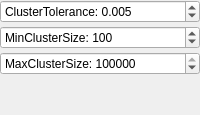
         <widget class="QWidget" name="EuclideanClusterExtraction">
          <layout class="QVBoxLayout" name="verticalLayout_4">
           <property name="spacing">
            <number>3</number>
           </property>
           <property name="leftMargin">
            <number>0</number>
           </property>
           <property name="topMargin">
            <number>0</number>
           </property>
           <property name="rightMargin">
            <number>0</number>
           </property>
           <property name="bottomMargin">
            <number>0</number>
           </property>
           <item>
            <widget class="QDoubleSpinBox" name="dspin_tolerance">
             <property name="sizePolicy">
              <sizepolicy hsizetype="Ignored" vsizetype="Fixed">
               <horstretch>0</horstretch>
               <verstretch>0</verstretch>
              </sizepolicy>
             </property>
             <property name="maximumSize">
              <size>
               <width>16777215</width>
               <height>24</height>
              </size>
             </property>
             <property name="toolTip">
              <string>Set the spatial cluster tolerance as a measure in the L2 Euclidean space</string>
             </property>
             <property name="prefix">
              <string>ClusterTolerance: </string>
             </property>
             <property name="decimals">
              <number>3</number>
             </property>
             <property name="maximum">
              <double>999999.000000000000000</double>
             </property>
             <property name="value">
              <double>0.005000000000000</double>
             </property>
            </widget>
           </item>
           <item>
            <widget class="QSpinBox" name="spin_min_cluster_size">
             <property name="sizePolicy">
              <sizepolicy hsizetype="Ignored" vsizetype="Fixed">
               <horstretch>0</horstretch>
               <verstretch>0</verstretch>
              </sizepolicy>
             </property>
             <property name="maximumSize">
              <size>
               <width>16777215</width>
               <height>24</height>
              </size>
             </property>
             <property name="toolTip">
              <string>Set the minimum number of points that a cluster needs to contain in order to be considered valid.</string>
             </property>
             <property name="suffix">
              <string/>
             </property>
             <property name="prefix">
              <string>MinClusterSize: </string>
             </property>
             <property name="maximum">
              <number>9999999</number>
             </property>
             <property name="value">
              <number>100</number>
             </property>
            </widget>
           </item>
           <item>
            <widget class="QSpinBox" name="spin_max_cluster_size">
             <property name="sizePolicy">
              <sizepolicy hsizetype="Ignored" vsizetype="Fixed">
               <horstretch>0</horstretch>
               <verstretch>0</verstretch>
              </sizepolicy>
             </property>
             <property name="maximumSize">
              <size>
               <width>16777215</width>
               <height>24</height>
              </size>
             </property>
             <property name="toolTip">
              <string>Set the maximum number of points that a cluster needs to contain in order to be considered valid.</string>
             </property>
             <property name="prefix">
              <string>MaxClusterSize: </string>
             </property>
             <property name="maximum">
              <number>9999999</number>
             </property>
             <property name="value">
              <number>9999999</number>
             </property>
            </widget>
           </item>
           <item>
            <spacer name="verticalSpacer_4">
             <property name="orientation">
              <enum>Qt::Vertical</enum>
             </property>
             <property name="sizeHint" stdset="0">
              <size>
               <width>20</width>
               <height>40</height>
              </size>
             </property>
            </spacer>
           </item>
          </layout>
         </widget>
